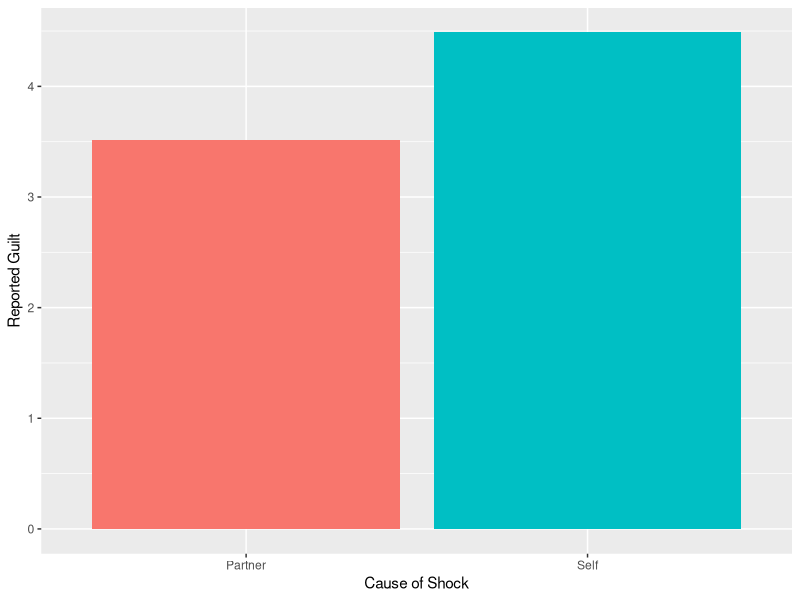
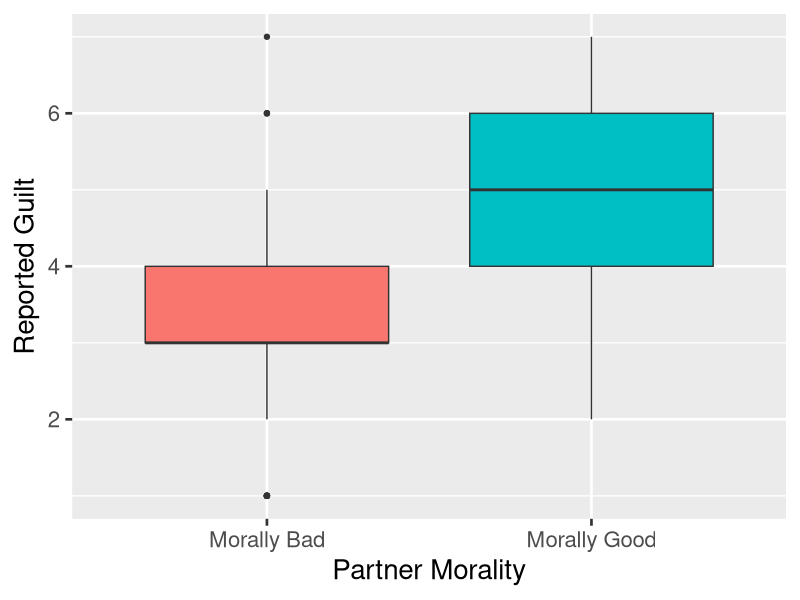
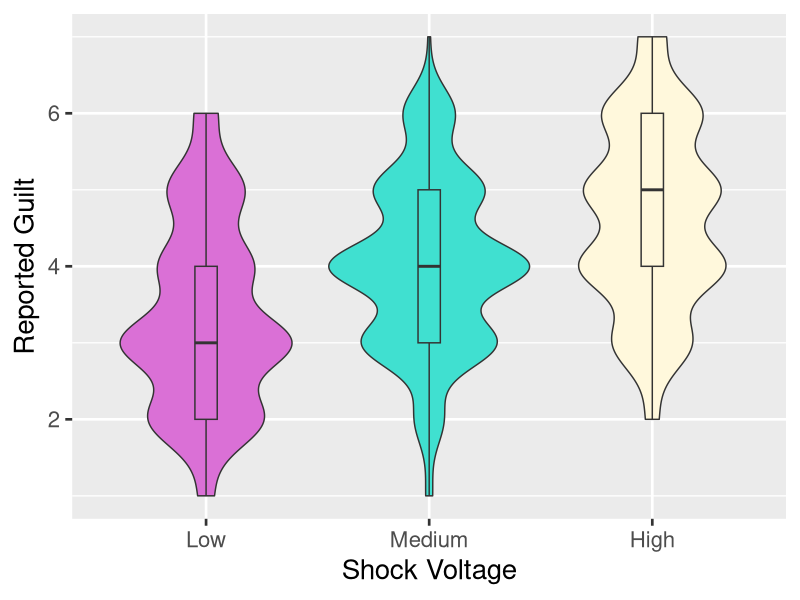
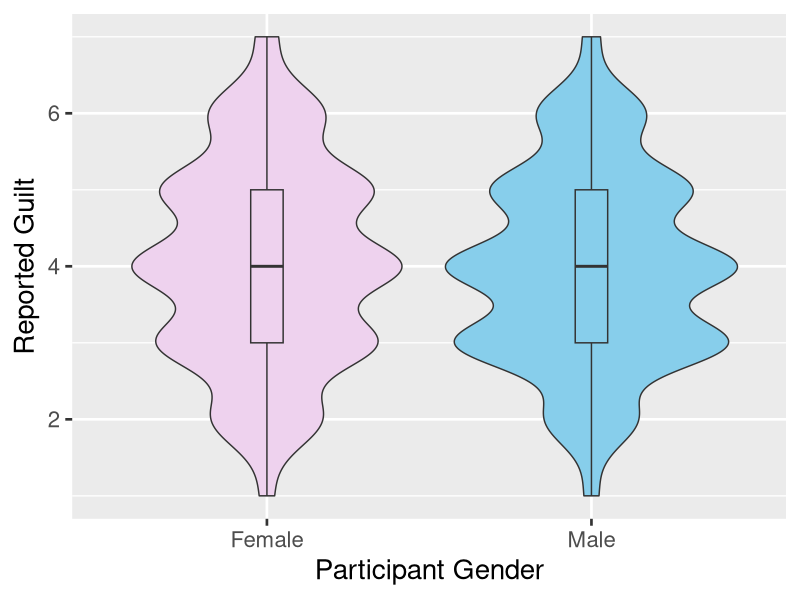
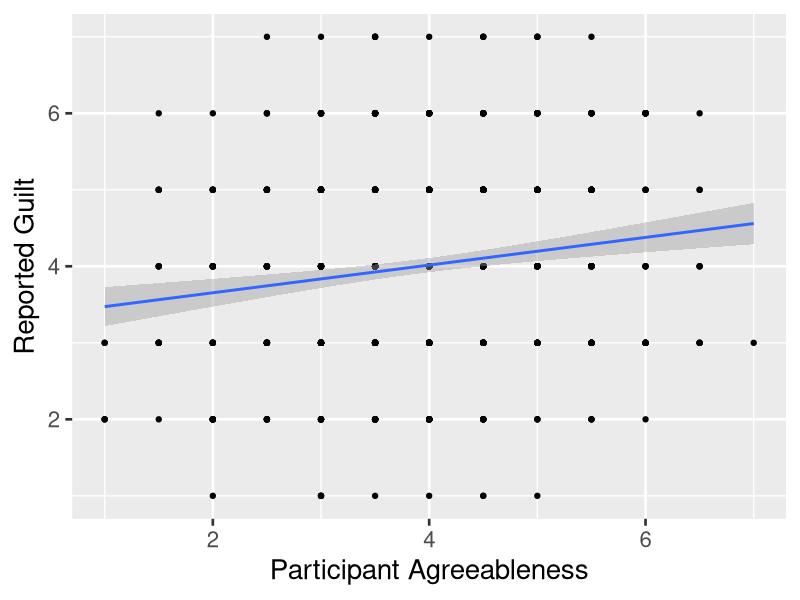
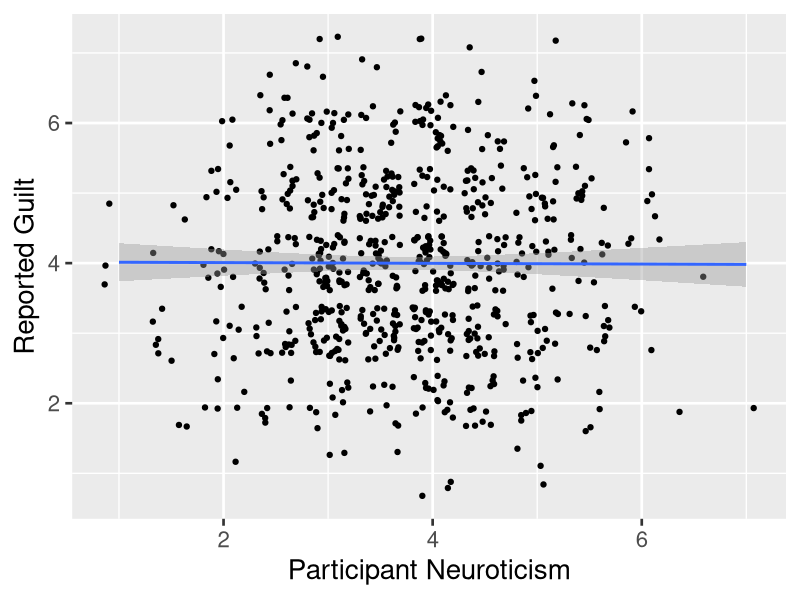
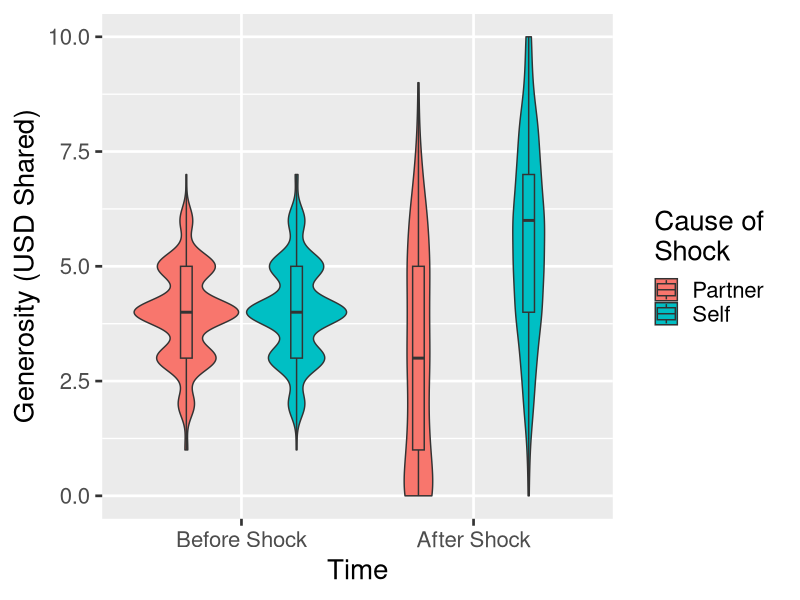
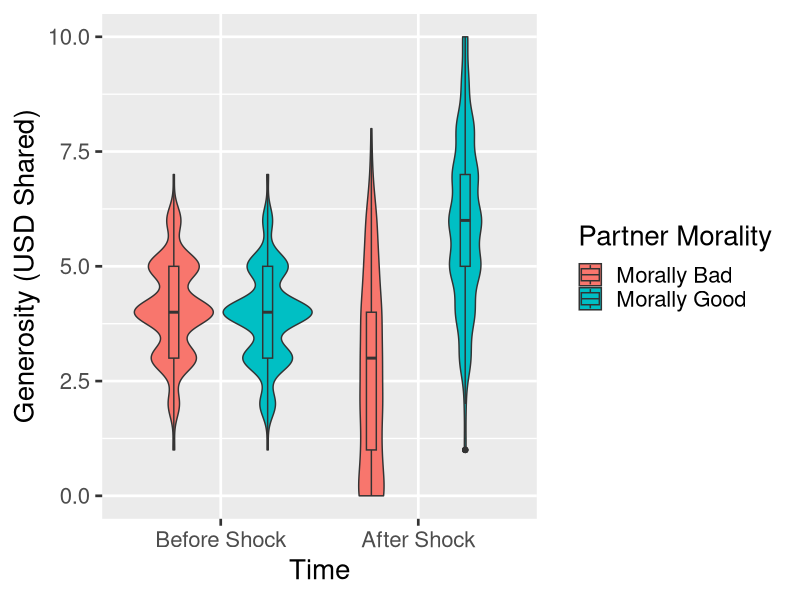

Source code (R) for these figures, in order:
## ---- chunk 1
knitr::opts_chunk$set(echo = TRUE)

library(reshape2)
library(ggplot2)
## ---- chunk 2
### Load in the data ### 

data <- read.csv("Meeting 2 Processed Data.csv")

# Recode variable

data$PIN <- as.factor(data$PIN) # Discrete categories
data$gender <- as.factor(data$gender)
data$shock_cause <- as.factor(data$shock_cause)
data$shock <- as.factor(data$shock)
data$moral <- as.factor(data$moral)

## ---- chunk 3

c(summary(data$guilt),"SD" = sd(data$guilt, na.rm = T)) # remove NA

## ---- chunk 4

# Pre-shock
c(summary(data$preShare),"SD" = sd(data$preShare, na.rm = T)) # remove NA

# Post-shock
c(summary(data$postShare),"SD" = sd(data$postShare, na.rm = T)) # remove NA
## ---- chunk 5

# Agreeableness
c(summary(data$agree),"SD" = sd(data$agree, na.rm = T)) # remove NA

# Neuroticism
c(summary(data$neuro),"SD" = sd(data$neuro, na.rm = T)) # remove NA
## ---- chunk 6

# Run the t-test for prediction 1.1
p1.1 <- t.test(data$guilt ~ data$shock_cause)

#Output the result
p1.1

# Plotting a bar plot for prediction 1.1
plot1.1 <- ggplot(data = data, 
                   aes(x = shock_cause,
                       y = guilt,
                       fill = shock_cause)) + # how you set varying colors for volume geoms
  labs(x = "Cause of Shock",
       y = "Reported Guilt") + 
  scale_x_discrete(labels = c("Partner", "Self")) + 
  stat_summary(fun = "mean",
               geom = "bar",
               position = "dodge") + # prevents stacking
  stat_summary(fun.data = "mean_cl_boot",
               geom = "errorbar",
               position = "dodge"
               ) +
  guides(fill = F)

plot1.1
## ---- chunk 7

# Run the t-test for prediction 1.1
p1.2 <- t.test(data$guilt ~ data$moral)

#Output the result
p1.2 

# Plotting a box plot for prediction 1.2
plot1.2 <- ggplot(data = data, 
                   aes(x = moral,
                       y = guilt,
                       fill = moral)) + # how you set varying colors for volume geoms
  labs(x = "Partner Morality",
       y = "Reported Guilt") + 
  scale_x_discrete(labels = c("Morally Bad", "Morally Good")) + 
  geom_boxplot() + 
  theme_gray(base_size = 20) +
  guides(fill = F)

plot1.2
## ---- chunk 8

# Run the ANOVA for prediction 1.3
p1.3 <- lm(guilt ~ shock, data=data) # lm = linear model, ANOVA

# Output the result
anova(p1.3)

# Output the group means
tapply(data$guilt, data$shock, function(x) mean(x, na.rm = T))

# Plotting a box plot for prediction 1.3
plot1.3 <- ggplot(data = data, 
                   aes(x = shock,
                       y = guilt,
                       fill = shock)) + # how you set varying colors for volume geoms
  labs(x = "Shock Voltage",
       y = "Reported Guilt") + 
  scale_x_discrete(labels = c("Low", "Medium", "High")) + 
  geom_violin() + 
  geom_boxplot(width = 0.1) +
  theme_gray(base_size = 20) +
  guides(fill = F) +
  scale_fill_manual(values = c("orchid", "turquoise", "cornsilk"))

plot1.3
## ---- chunk 9

# Run the t-test for prediction 1.1
p2 <- t.test(data$guilt ~ data$gender)

#Output the result
p2

# Plotting a violin plot for prediction 2
plot2 <- ggplot(data = data, 
                   aes(x = gender,
                       y = guilt,
                       fill = gender)) + # how you set varying colors for volume geoms
  labs(x = "Participant Gender",
       y = "Reported Guilt") + 
  scale_x_discrete(labels = c("Female", "Male")) + 
  geom_violin() + 
  geom_boxplot(width = 0.1) +
  theme_gray(base_size = 20) +
  guides(fill = F) +
  scale_fill_manual(values = c("thistle2", "skyblue"))

plot2
## ---- chunk 10

# Run the correlation test for prediction 3
p3 <- cor.test(data$agree, data$guilt)

#Output the result
p3

# Plotting a scatter plot for prediction 3
plot3 <- ggplot(data = data, 
                   aes(x = agree,
                       y = guilt,)) + 
  labs(x = "Participant Agreeableness",
       y = "Reported Guilt") + 
  theme_gray(base_size = 20) +
  geom_point() + 
  geom_smooth(method="lm") 

plot3
## ---- chunk 11

# Run the correlation test for prediction 4
p4 <- cor.test(data$neuro, data$guilt)

#Output the result
p4

# Create a regression analysis of both neuro and agree as predictors for guilt
guilt_reg <- lm(guilt ~ neuro + agree, data=data) 

# linear model is the same as ANOVA and regression. Regression slope shows a similar positive/negative relationship as correlation

# Output regression result
summary(guilt_reg)

# Plotting a scatter plot for prediction 4
plot4 <- ggplot(data = data, 
                   aes(x = neuro,
                       y = guilt,)) + 
  labs(x = "Participant Neuroticism",
       y = "Reported Guilt") + 
  theme_gray(base_size = 20) +
  geom_jitter() + # jitter the points to show frequency
  geom_smooth(method="lm") 

plot4
## ---- chunk 12

# Melt the data for within-subjects analysis

data_melt <- melt(data,
                  measure.vars = c("preShare", "postShare"),
                  variable.name = c("pre_post"),
                  value.name = c("share")
     )
## ---- chunk 13

# Perform the within-subjects ANOVA for prediction 5.1
p5.1 <- aov(share ~ shock_cause*pre_post + Error(PIN), data=data_melt)

# Output the ANOVA results:
summary(p5.1)

# Output the means separated by conditions
tapply(data_melt$share, data_melt[, c("shock_cause", "pre_post")],
       function(x) mean(x, na.rm = T))

# Plotting for prediction 5.1
plot5.1 <- ggplot(data = data_melt, 
                   aes(x = pre_post,
                       y = share,
                       fill = shock_cause)) + 
  labs(x = "Time",
       y = "Generosity (USD Shared)",
       fill = "Cause of \nShock") +  # line break
  theme_gray(base_size = 20) +
  geom_violin(position = position_dodge(0.95)) +
  geom_boxplot(position = position_dodge(0.95), width = 0.1) +
  scale_x_discrete(labels = c("Before Shock", "After Shock")) + 
  scale_fill_discrete(labels = c("Partner", "Self"))

plot5.1
## ---- chunk 14

# Perform the within-subjects ANOVA for prediction 5.1
p5.2 <- aov(share ~ moral*pre_post + Error(PIN), data=data_melt)

# Output the ANOVA results:
summary(p5.2)

# Output the means separated by conditions
tapply(data_melt$share, data_melt[, c("moral", "pre_post")],
       function(x) mean(x, na.rm = T))

# Plotting for prediction 5.2
plot5.2 <- ggplot(data = data_melt, 
                   aes(x = pre_post,
                       y = share,
                       fill = moral)) + 
  labs(x = "Time",
       y = "Generosity (USD Shared)",
       fill = "Partner Morality") +  # line break
  theme_gray(base_size = 20) +
  geom_violin(position = position_dodge(0.95)) +
  geom_boxplot(position = position_dodge(0.95), width = 0.1) +
  scale_x_discrete(labels = c("Before Shock", "After Shock")) + 
  scale_fill_discrete(labels = c("Morally Bad", "Morally Good"))

plot5.2
## ---- chunk 15

# Perform the within-subjects ANOVA for prediction 5.1
p5.3 <- aov(share ~ shock*pre_post + Error(PIN), data=data_melt)

# Output the ANOVA results:
summary(p5.3)

# Output the means separated by conditions
tapply(data_melt$share, data_melt[, c("shock", "pre_post")],
       function(x) mean(x, na.rm = T))

# Plotting for prediction 5.2
plot5.3 <- ggplot(data = data_melt, 
                   aes(x = shock,
                       y = share,
                       fill = pre_post)) + 
  labs(x = "Shock Voltage",
       y = "Generosity (USD Shared)",
       fill = "Time") +  # line break
  theme_gray(base_size = 20) +
  geom_violin(position = position_dodge(0.95)) +
  geom_boxplot(position = position_dodge(0.95), width = 0.1) +
  scale_x_discrete(labels = c("Low", "Medium", "High")) + 
  scale_fill_manual(labels = c("Pre Shock", "After Shock"),
                    values = c("aquamarine", "firebrick"))

plot5.3
## ---- chunk 16

# Perform the within-subjects ANOVA for prediction 5.1
p6 <- aov(share ~ gender*pre_post + Error(PIN), data=data_melt)

# Output the ANOVA results:
summary(p6)

# Output the means separated by conditions
tapply(data_melt$share, data_melt[, c("gender", "pre_post")],
       function(x) mean(x, na.rm = T))

# Plotting for prediction 6
plot6 <- ggplot(data = data_melt, 
                   aes(x = pre_post,
                       y = share,
                       fill = gender)) + 
  labs(x = "Time",
       y = "Generosity (USD Shared)",
       fill = "Participant \nGender") +  # line break
  theme_gray(base_size = 20) +
  geom_violin(position = position_dodge(0.95)) +
  geom_boxplot(position = position_dodge(0.95), width = 0.1) +
  scale_x_discrete(labels = c("Before Shock", "After Shock")) + 
  scale_fill_manual(labels = c("Female", "Male"),
                    values = c("thistle2", "skyblue"))

plot6
## ---- chunk 17

# Perform correlation test for pre shock generosity
p7pre <- cor.test(data$preShare, data$agree)

# Output the results
p7pre

# Perform correlation test for post shock generosity
p7post <- cor.test(data$postShare, data$agree)

# Output the results
p7post

# Plotting for prediction 7
plot7 <- ggplot(data = data_melt, 
                   aes(x = agree,
                       y = share,
                       color = pre_post)) + 
  labs(x = "Participant Agreeableness",
       y = "Generosity (USD Shared)",
       color = "Time") + 
  theme_gray(base_size = 20) +
  geom_jitter() + # jitter the points to show frequency
  geom_smooth(method="lm") + 
  scale_color_manual(labels = c("Before Shock", "After Shock"),
                     values = c("pink", "palevioletred4"))

plot7
## ---- chunk 18

# Perform correlation test for pre shock generosity
p8pre <- cor.test(data$preShare, data$neuro)

# Output the results
p8pre

# Perform correlation test for post shock generosity
p8post <- cor.test(data$postShare, data$neuro)

# Output the results
p8post

# Plotting for prediction 8
plot8 <- ggplot(data = data_melt, 
                   aes(x = neuro,
                       y = share,
                       color = pre_post)) + 
  labs(x = "Participant Neuroticism",
       y = "Generosity (USD Shared)",
       color = "Time") + 
  theme_gray(base_size = 20) +
  geom_jitter() + # jitter the points to show frequency
  geom_smooth(method="lm") + 
  scale_color_manual(labels = c("Before Shock", "After Shock"),
                     values = c("chartreuse", "goldenrod1"))

plot8
